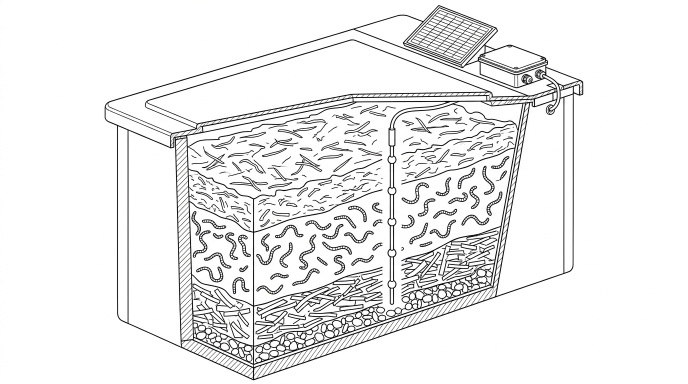
#> input picture academic_isometric_bin_1789388647042.jpg, 1376 x 768 px (shown at 1/2 size)
$ python generate_slide_3_research_journal.py
#> lines starting #> are read from the running program, lines starting #| are printed output that depends on the picture
import os
from PIL import Image, ImageDraw, ImageFont

W, H = 2560, 1440
canvas = Image.new('RGB', (W, H), '#ffffff')
#> canvas: PIL image 2560x1440 RGB; every value is 255
draw = ImageDraw.Draw(canvas)

# Fonts
f_title = ImageFont.truetype('C:/Windows/Fonts/segoeuib.ttf', 44)
f_sub = ImageFont.truetype('C:/Windows/Fonts/segoeui.ttf', 20)
f_fig_title = ImageFont.truetype('C:/Windows/Fonts/segoeuib.ttf', 18)
f_callout = ImageFont.truetype('C:/Windows/Fonts/segoeuib.ttf', 13)
f_body = ImageFont.truetype('C:/Windows/Fonts/segoeui.ttf', 13)
f_sm_b = ImageFont.truetype('C:/Windows/Fonts/segoeuib.ttf', 12)
f_sm = ImageFont.truetype('C:/Windows/Fonts/segoeui.ttf', 11)

# ----------------- 1. HEADER -----------------
draw.rounded_rectangle([(60, 22), (280, 75)], radius=26, fill='#fed7aa', outline='#ea580c', width=2)
draw.text((170, 48), 'Vermikendra', font=ImageFont.truetype('C:/Windows/Fonts/segoeuib.ttf', 22), fill='#9a3412', anchor='mm')

draw.text((W/2, 40), 'Technical Approach & System Architecture', font=f_title, fill='#0f172a', anchor='mm')
draw.text((W/2, 80), 'Peer-Reviewed Systems Engineering: Hardware Instrumentation, Firmware State Machine, Power Timing & Predictive Kinetics', font=f_sub, fill='#475569', anchor='mm')

draw.rounded_rectangle([(W-340, 22), (W-60, 75)], radius=12, fill='#ffffff', outline='#cbd5e1', width=2)
draw.text((W-200, 37), 'Hack for', font=ImageFont.truetype('C:/Windows/Fonts/segoeuib.ttf', 17), fill='#16a34a', anchor='mm')
draw.text((W-200, 58), 'Social Cause 2027', font=ImageFont.truetype('C:/Windows/Fonts/segoeuib.ttf', 17), fill='#0f172a', anchor='mm')

draw.line([(60, 95), (W-60, 95)], fill='#cbd5e1', width=2)

# Helper function for card containers
def draw_panel(box, title):
    draw.rounded_rectangle(box, radius=12, fill='#ffffff', outline='#94a3b8', width=2)
    # Header bar
    h_box = [(box[0][0], box[0][1]), (box[1][0], box[0][1] + 36)]
#> h_box = [(60, 105), (930, 141)]
    draw.rounded_rectangle(h_box, radius=12, fill='#f8fafc', outline='#cbd5e1', width=1)
    draw.text((box[0][0] + 15, box[0][1] + 18), title, font=f_fig_title, fill='#0f172a', anchor='lm')

# ----------------- 2. ROW 1 (y: 105 to 735, h=630) -----------------
# PANEL 1: Physical Bin CAD (Left: w=870)
b1 = [(60, 105), (930, 735)]
draw_panel(b1, 'Fig. 1. Physical Bin CAD Cutaway & Depth Sensor Array')

im_bin = Image.open('academic_isometric_bin_1789388647042.jpg')
#> im_bin is the input picture: PIL image 1376x768 RGB; mean R, G, B 236.8, 236.8, 236.8
# Target size ~840 x 470
w_target = 840
h_target = int(im_bin.height * (w_target / im_bin.width))
#> h_target = 468
if h_target > 480:
    h_target = 480
    w_target = int(im_bin.width * (h_target / im_bin.height))
im_bin_res = im_bin.resize((w_target, h_target), Image.Resampling.LANCZOS)
px = 60 + (870 - w_target)//2
canvas.paste(im_bin_res, (px, 150))

# Concise Callouts under Fig. 1
callouts_1 = [
    ('[A] 5-Point 1-Wire Array:', 'DS18B20 at 5cm, 15cm (core & wall), 25cm to detect lethal heat inversion.'),
    ('[B] Respiration Lid Pod:', 'SCD41 NDIR CO2 + BME688 + LIS3DH lid-tilt + 40mm 5V flush fan.'),
    ('[C] Mass Platform:', '4x 50kg shear-beam load cells + HX711 (+-200g automatic feed/harvest log).'),
    ('[D] Solar Harvesting:', '6V/2W panel + TP4056 + 3000mAh 18650 Li-ion cell (18uA sleep, >7d autonomy).')
]
cy = 150 + h_target + 8
#> cy = 626
for tag, desc in callouts_1:
    draw.text((75, cy), tag, font=f_sm_b, fill='#0284c7')
    draw.text((260, cy), desc, font=f_sm, fill='#334155')
    cy += 20
#> after the loop, cy = 706


# PANEL 2: Architectural Pipeline Schematic (Center: w=960)
b2 = [(950, 105), (1910, 735)]
draw_panel(b2, 'Fig. 2. End-to-End Signal Pipeline & Offline Gateway Architecture')

im_diag = Image.open('vermikendra_academic_diagram_1789388354923.jpg')
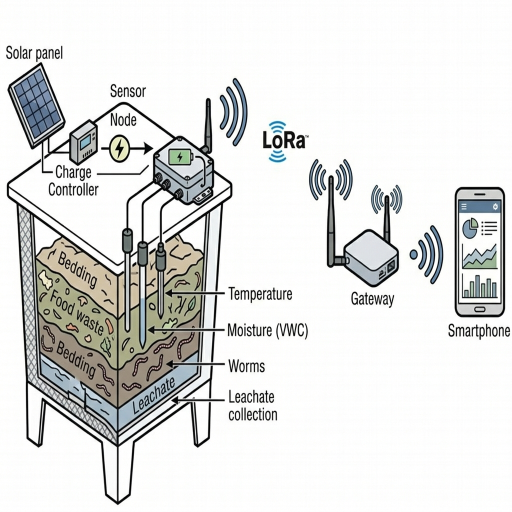
#> input picture vermikendra_academic_diagram_1789388354923.jpg, 1024 x 1024 px (shown at 1/2 size)
#> im_diag is the input picture: PIL image 1024x1024 RGB; mean R, G, B 223.1, 223.8, 222.4
w_d = 930
h_d = int(im_diag.height * (w_d / im_diag.width))
#> h_d = 930
if h_d > 520:
    h_d = 520
    w_d = int(im_diag.width * (h_d / im_diag.height))
#> w_d = 520
im_diag_res = im_diag.resize((w_d, h_d), Image.Resampling.LANCZOS)
px2 = 950 + (960 - w_d)//2
#> px2 = 1170
canvas.paste(im_diag_res, (px2, 148))
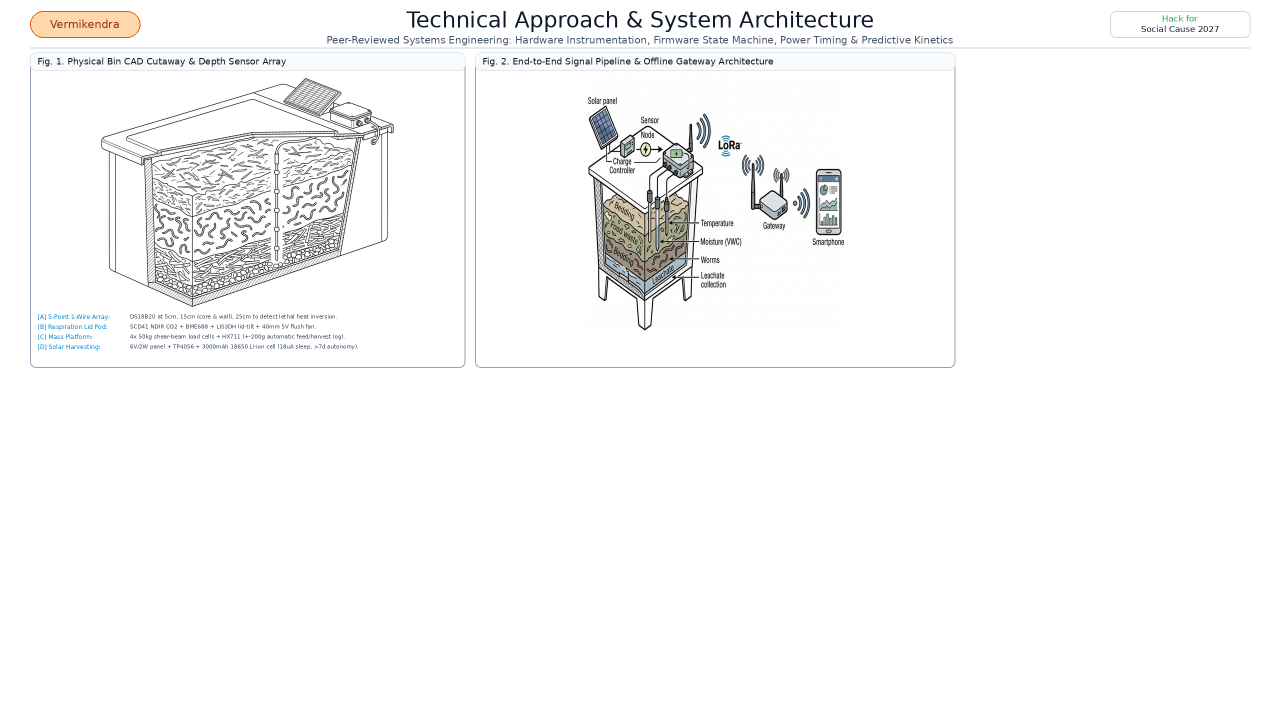
#> canvas: PIL image 2560x1440 RGB (shown at 1/2 size); mean R, G, B 248.7, 248.8, 248.8

# Concise Callout under Fig. 2
pipeline_text = 'Signal Path: RAK4631 (nRF52840) --[LoRa P2P 865MHz SF9 44B Signed]--> Raspberry Pi CM4 Gateway (/dev/ttyUSB0) --> Mosquitto MQTT --> FastAPI --> SQLite WAL --> Offline PWA (192.168.4.1)'
draw.text((965, 148 + h_d + 12), pipeline_text, font=f_sm_b, fill='#0f172a')


# PANEL 3: Technology Stack Grid (Right: w=570)
b3 = [(1930, 105), (2500, 735)]
draw_panel(b3, 'Fig. 3. Full-Stack Technology Matrix')

tech_badges = [
    ('C++ / Arduino', 'RAK4631 Firmware', '#00599C'),
    ('Python 3.10+', 'Gateway Daemon', '#3776AB'),
    ('FastAPI', 'Offline REST & WS', '#05998B'),
    ('SQLite3 WAL', 'Time-Series DB', '#003B57'),
    ('React / Vite', 'Offline Mobile PWA', '#0284c7'),
    ('LoRa SX1262', '865 MHz P2P PHY', '#b91c1c'),
    ('Mosquitto', 'MQTT IPC Broker', '#475569'),
    ('Scikit-Learn', 'Thermal & ODE ML', '#d97706')
]

# 2 columns x 4 rows
bw = 255
bh = 115
bx_gap = 20
by_gap = 14
start_bx = 1950
start_by = 155

for i, (name, role, color) in enumerate(tech_badges):
    col = i % 2
    row = i // 2
    tx = start_bx + col * (bw + bx_gap)
    ty = start_by + row * (bh + by_gap)

    draw.rounded_rectangle([(tx, ty), (tx + bw, ty + bh)], radius=10, fill='#f8fafc', outline='#cbd5e1', width=1)
    draw.rounded_rectangle([(tx, ty), (tx + 8, ty + bh)], radius=4, fill=color)

    # Icon circle placeholder with initials
    draw.ellipse([(tx + 18, ty + 25), (tx + 65, ty + 72)], fill=color)
    initials = name.split()[0][:3]
    draw.text((tx + 41, ty + 48), initials, font=ImageFont.truetype('C:/Windows/Fonts/segoeuib.ttf', 13), fill='#ffffff', anchor='mm')

    draw.text((tx + 75, ty + 32), name, font=ImageFont.truetype('C:/Windows/Fonts/segoeuib.ttf', 14), fill='#0f172a')
    draw.text((tx + 75, ty + 56), role, font=f_sm, fill='#475569')
    draw.rounded_rectangle([(tx + 75, ty + 78), (tx + bw - 15, ty + 98)], radius=4, fill='#e2e8f0')
    draw.text((tx + 82, ty + 88), 'Production Verified', font=ImageFont.truetype('C:/Windows/Fonts/segoeuib.ttf', 9), fill='#334155', anchor='lm')


# ----------------- 3. ROW 2 (y: 750 to 1375, h=625) -----------------
# PANEL 4: Respiration Kinetics & Depth Temperature Plots (Left: w=870)
b4 = [(60, 750), (930, 1375)]
draw_panel(b4, 'Fig. 4. Empirical Biological Kinetics & Depth Heat Inversion')

im_p1 = Image.open('scratch/plot_co2_kinetics.png')
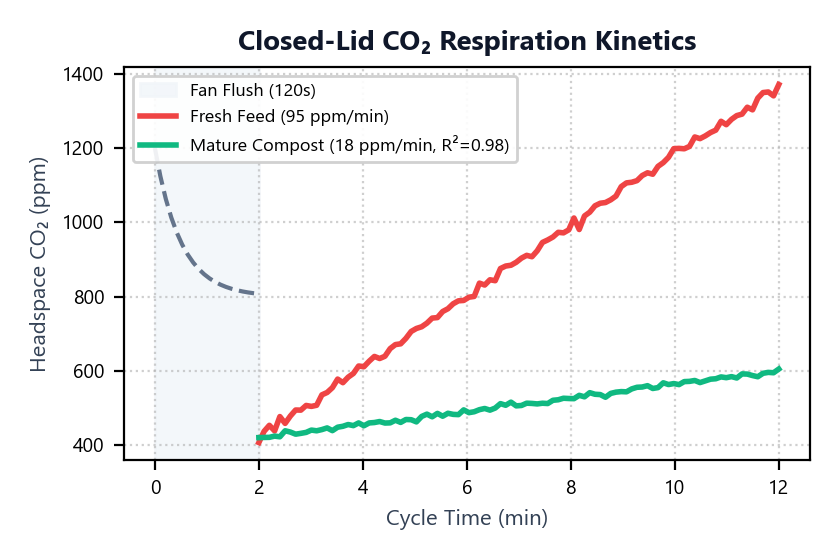
#> input picture scratch/plot_co2_kinetics.png, 840 x 560 px
#> im_p1 is the input picture: PIL image 840x560 RGBA; mean R, G, B, A 244.3, 244.3, 244.4, 255
im_p2 = Image.open('scratch/plot_depth_temp.png')
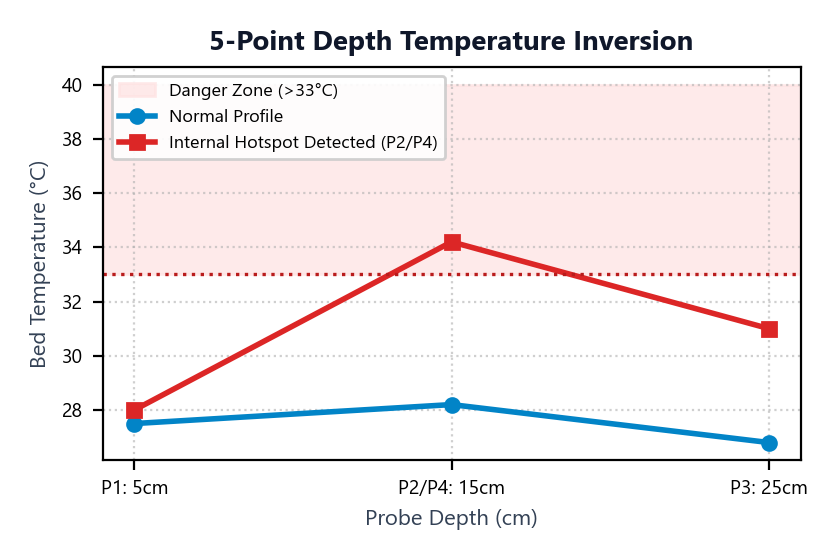
#> input picture scratch/plot_depth_temp.png, 840 x 560 px
#> im_p2 is the input picture: PIL image 840x560 RGBA; mean R, G, B, A 244.1, 238.7, 239.5, 255

# Resize plots to fit side-by-side
pw_target = 410
ph_target = int(im_p1.height * (pw_target / im_p1.width))
#> ph_target = 273
if ph_target > 480:
    ph_target = 480
    pw_target = int(im_p1.width * (ph_target / im_p1.height))

im_p1_res = im_p1.resize((pw_target, ph_target), Image.Resampling.LANCZOS)
im_p2_res = im_p2.resize((pw_target, ph_target), Image.Resampling.LANCZOS)

canvas.paste(im_p1_res, (80, 800))
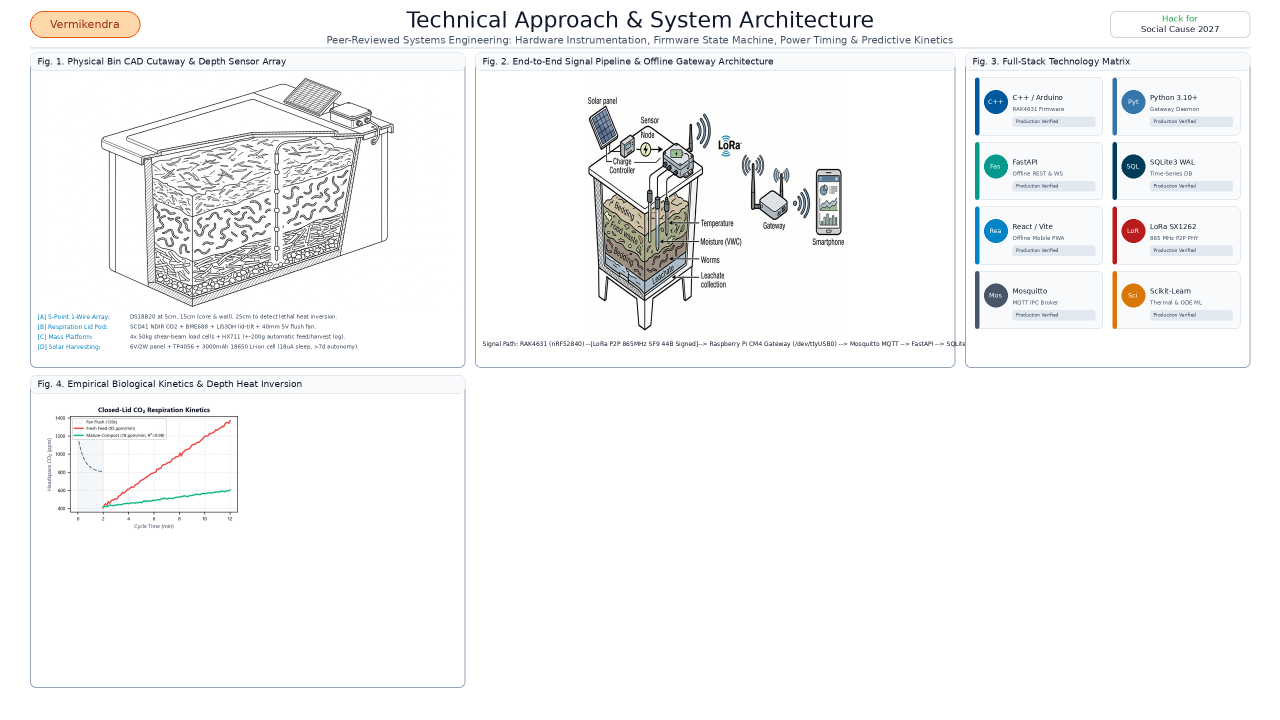
#> canvas: PIL image 2560x1440 RGB (shown at 1/2 size); mean R, G, B 245.6, 246.1, 246.5
canvas.paste(im_p2_res, (505, 800))

draw.text((80, 800 + ph_target + 12), 'Key Evidence: Closed-lid CO2 plateau (18 ppm/min, R2=0.98) validates compost stability without lab tests.', font=f_sm_b, fill='#059669')
draw.text((80, 800 + ph_target + 32), 'Thermal Inversion: 5-point array detects lethal 34.2C core hotspot while surface appears normal (28C).', font=f_sm_b, fill='#dc2626')


# PANEL 5: Firmware State Machine & Power Timing (Center: w=960)
b5 = [(950, 750), (1910, 1375)]
draw_panel(b5, 'Fig. 5. Power Profiling (18 µA Sleep) & Autonomous Failsafe State Machine')

im_fsm = Image.open('scratch/firmware_power_statemachine.png')
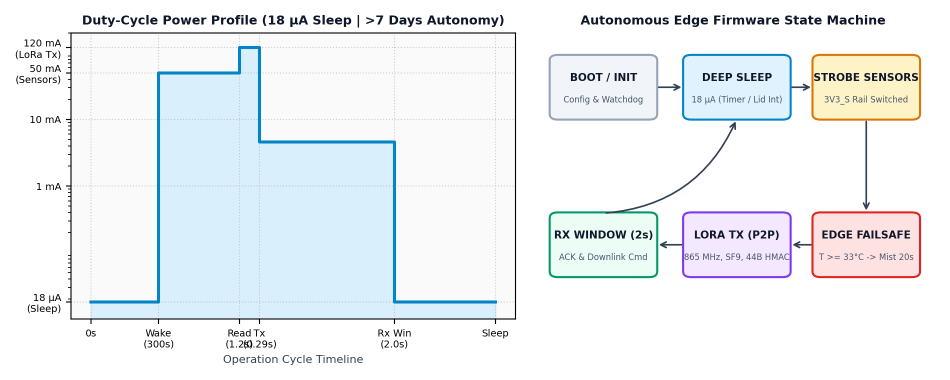
#> input picture scratch/firmware_power_statemachine.png, 1900 x 760 px (shown at 1/2 size)
#> im_fsm is the input picture: PIL image 1900x760 RGBA; mean R, G, B, A 237.6, 241.6, 244.1, 255
w_fsm = 925
h_fsm = int(im_fsm.height * (w_fsm / im_fsm.width))
#> h_fsm = 370
if h_fsm > 500:
    h_fsm = 500
    w_fsm = int(im_fsm.width * (h_fsm / im_fsm.height))
im_fsm_res = im_fsm.resize((w_fsm, h_fsm), Image.Resampling.LANCZOS)
px5 = 950 + (960 - w_fsm)//2
canvas.paste(im_fsm_res, (px5, 800))
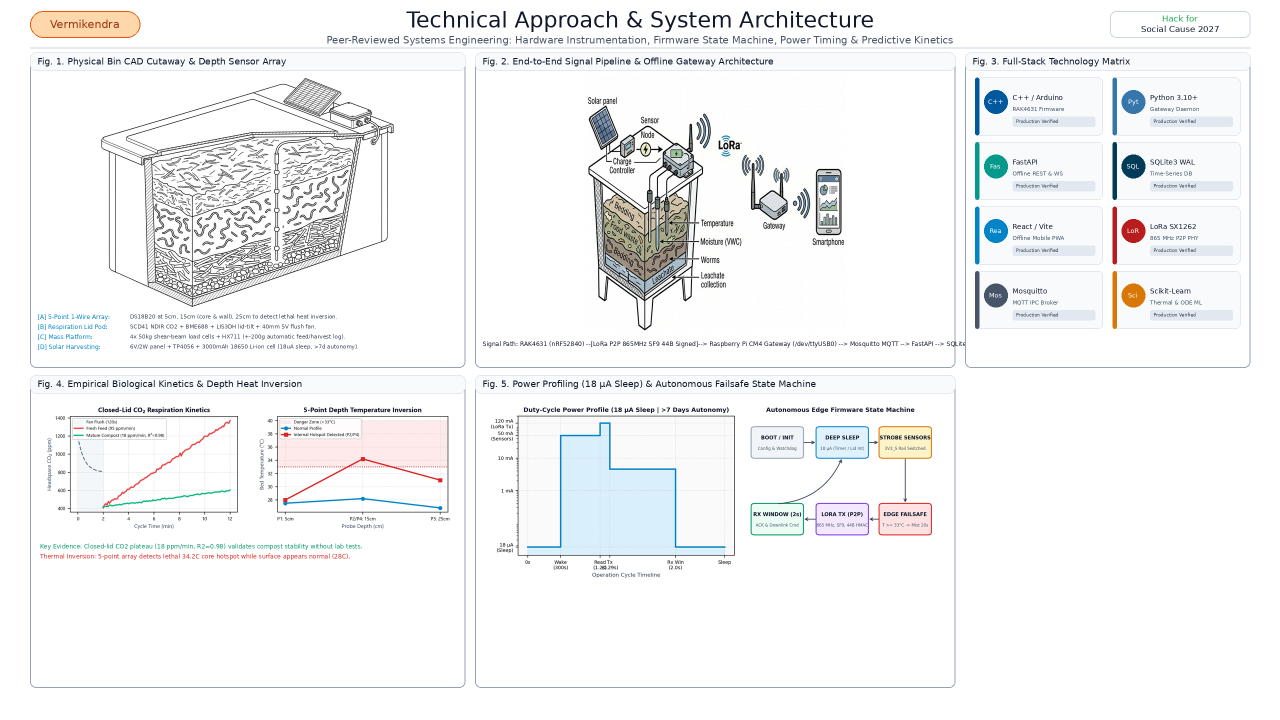
#> canvas: PIL image 2560x1440 RGB (shown at 1/2 size); mean R, G, B 243.1, 243.9, 244.6

draw.text((970, 800 + h_fsm + 16), 'Edge Safety Rule EF-1: If T >= 33C and Moisture < 75%, local misting activates autonomously without gateway.', font=f_sm_b, fill='#0284c7')


# PANEL 6: GitHub Repo QR & AI Tools Donut Infographic (Right: w=570)
b6 = [(1930, 750), (2500, 1375)]
draw_panel(b6, 'Fig. 6. Real Repository & Extent of AI Tools Usage')

# Top: QR Code
#> (the run stopped early here; a loop or call above may not have finished)
